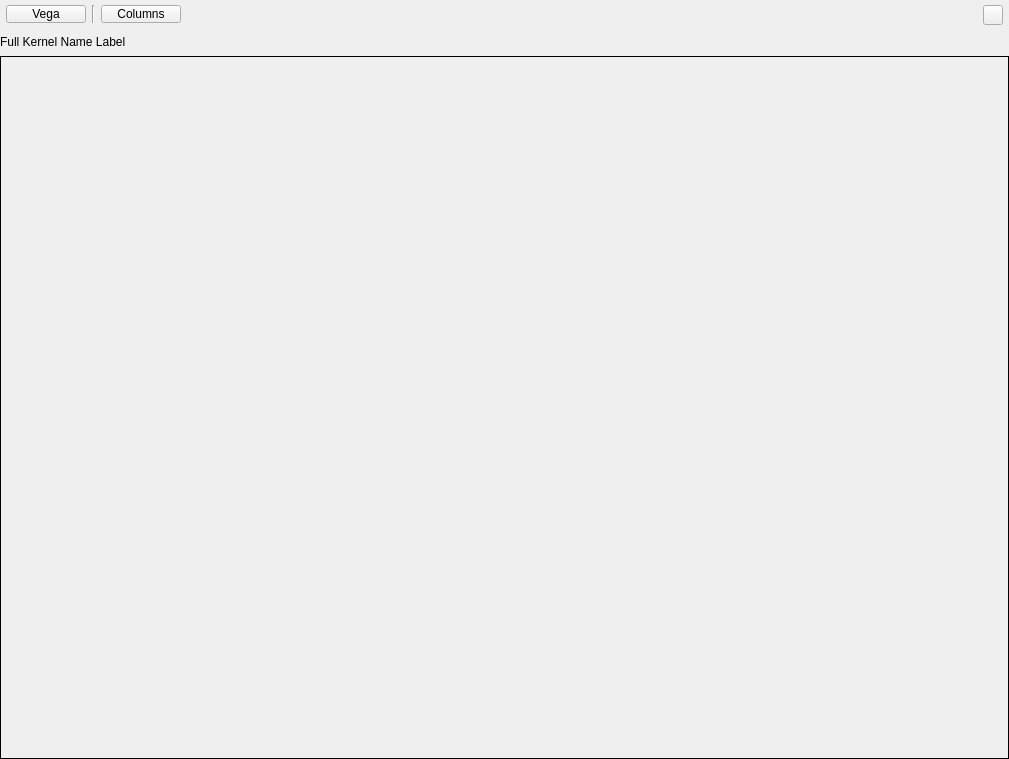
<?xml version="1.0" encoding="UTF-8"?>
<ui version="4.0">
 <class>RgIsaDisassemblyView</class>
 <widget class="QWidget" name="rgIsaDisassemblyView">
  <property name="geometry">
   <rect>
    <x>0</x>
    <y>0</y>
    <width>1009</width>
    <height>759</height>
   </rect>
  </property>
  <property name="minimumSize">
   <size>
    <width>200</width>
    <height>0</height>
   </size>
  </property>
  <property name="windowTitle">
   <string>Form</string>
  </property>
  <property name="styleSheet">
   <string notr="true"/>
  </property>
  <layout class="QVBoxLayout" name="verticalLayout">
   <property name="spacing">
    <number>0</number>
   </property>
   <property name="leftMargin">
    <number>0</number>
   </property>
   <property name="topMargin">
    <number>0</number>
   </property>
   <property name="rightMargin">
    <number>0</number>
   </property>
   <property name="bottomMargin">
    <number>0</number>
   </property>
   <item>
    <layout class="QHBoxLayout" name="horizontalLayout">
     <property name="sizeConstraint">
      <enum>QLayout::SetDefaultConstraint</enum>
     </property>
     <property name="leftMargin">
      <number>0</number>
     </property>
     <item>
      <widget class="RgIsaDisassemblyViewTitlebar" name="viewTitlebar" native="true">
       <property name="minimumSize">
        <size>
         <width>40</width>
         <height>28</height>
        </size>
       </property>
       <property name="maximumSize">
        <size>
         <width>16777215</width>
         <height>28</height>
        </size>
       </property>
       <property name="styleSheet">
        <string notr="true"/>
       </property>
       <layout class="QHBoxLayout" name="horizontalLayout_2">
        <property name="spacing">
         <number>6</number>
        </property>
        <property name="leftMargin">
         <number>6</number>
        </property>
        <property name="topMargin">
         <number>5</number>
        </property>
        <property name="rightMargin">
         <number>6</number>
        </property>
        <property name="bottomMargin">
         <number>5</number>
        </property>
        <item>
         <widget class="ArrowIconComboBox" name="targetGpuPushButton">
          <property name="minimumSize">
           <size>
            <width>55</width>
            <height>0</height>
           </size>
          </property>
          <property name="maximumSize">
           <size>
            <width>225</width>
            <height>16777215</height>
           </size>
          </property>
          <property name="text">
           <string>Vega</string>
          </property>
         </widget>
        </item>
        <item>
         <widget class="Line" name="line_dropdown_separator_1">
          <property name="orientation">
           <enum>Qt::Vertical</enum>
          </property>
         </widget>
        </item>
        <item>
         <widget class="ArrowIconComboBox" name="columnVisibilityArrowPushButton">
          <property name="minimumSize">
           <size>
            <width>80</width>
            <height>0</height>
           </size>
          </property>
          <property name="maximumSize">
           <size>
            <width>225</width>
            <height>16777215</height>
           </size>
          </property>
          <property name="styleSheet">
           <string notr="true"/>
          </property>
          <property name="text">
           <string>Columns</string>
          </property>
         </widget>
        </item>
        <item>
         <spacer name="horizontalSpacer">
          <property name="orientation">
           <enum>Qt::Horizontal</enum>
          </property>
          <property name="sizeHint" stdset="0">
           <size>
            <width>40</width>
            <height>20</height>
           </size>
          </property>
         </spacer>
        </item>
        <item>
         <widget class="QPushButton" name="viewMaximizeButton">
          <property name="minimumSize">
           <size>
            <width>20</width>
            <height>20</height>
           </size>
          </property>
          <property name="maximumSize">
           <size>
            <width>20</width>
            <height>20</height>
           </size>
          </property>
          <property name="text">
           <string/>
          </property>
         </widget>
        </item>
       </layout>
      </widget>
     </item>
    </layout>
   </item>
   <item>
    <layout class="QHBoxLayout" name="horizontalLayout_4">
     <item>
      <widget class="QLabel" name="kernelNameLabel">
       <property name="minimumSize">
        <size>
         <width>100</width>
         <height>28</height>
        </size>
       </property>
       <property name="maximumSize">
        <size>
         <width>16777215</width>
         <height>28</height>
        </size>
       </property>
       <property name="layoutDirection">
        <enum>Qt::LeftToRight</enum>
       </property>
       <property name="text">
        <string>Full Kernel Name Label</string>
       </property>
       <property name="scaledContents">
        <bool>false</bool>
       </property>
       <property name="alignment">
        <set>Qt::AlignLeading|Qt::AlignLeft|Qt::AlignVCenter</set>
       </property>
      </widget>
     </item>
     <item>
      <spacer name="horizontalSpacer_2">
       <property name="orientation">
        <enum>Qt::Horizontal</enum>
       </property>
       <property name="sizeHint" stdset="0">
        <size>
         <width>40</width>
         <height>20</height>
        </size>
       </property>
      </spacer>
     </item>
    </layout>
   </item>
   <item>
    <widget class="QFrame" name="frame">
     <property name="sizePolicy">
      <sizepolicy hsizetype="Preferred" vsizetype="Expanding">
       <horstretch>0</horstretch>
       <verstretch>0</verstretch>
      </sizepolicy>
     </property>
     <property name="maximumSize">
      <size>
       <width>16777215</width>
       <height>16777215</height>
      </size>
     </property>
     <property name="styleSheet">
      <string notr="true">border: 1px solid black;</string>
     </property>
     <property name="frameShape">
      <enum>QFrame::StyledPanel</enum>
     </property>
     <property name="frameShadow">
      <enum>QFrame::Raised</enum>
     </property>
     <layout class="QHBoxLayout" name="horizontalLayout_3">
      <property name="spacing">
       <number>0</number>
      </property>
      <property name="leftMargin">
       <number>0</number>
      </property>
      <property name="topMargin">
       <number>0</number>
      </property>
      <property name="rightMargin">
       <number>0</number>
      </property>
      <property name="bottomMargin">
       <number>0</number>
      </property>
      <item>
       <widget class="QSplitter" name="verticalSplitterWidget">
        <property name="styleSheet">
         <string notr="true">border: none;</string>
        </property>
        <property name="orientation">
         <enum>Qt::Vertical</enum>
        </property>
        <property name="handleWidth">
         <number>0</number>
        </property>
        <widget class="QStackedWidget" name="disassemblyTableHostWidget">
         <property name="styleSheet">
          <string notr="true">QStackedWidget#disassemblyTableHostWidget
{
border: none;
}</string>
         </property>
        </widget>
        <widget class="QStackedWidget" name="resourceUsageHostStackedWidget">
         <property name="sizePolicy">
          <sizepolicy hsizetype="Preferred" vsizetype="Maximum">
           <horstretch>0</horstretch>
           <verstretch>0</verstretch>
          </sizepolicy>
         </property>
         <property name="maximumSize">
          <size>
           <width>16777215</width>
           <height>16777215</height>
          </size>
         </property>
         <property name="styleSheet">
          <string notr="true">QStackedWidget#resourceUsageHostStackedWidget
{
border: none;
}</string>
         </property>
        </widget>
       </widget>
      </item>
     </layout>
    </widget>
   </item>
  </layout>
 </widget>
 <customwidgets>
  <customwidget>
   <class>ArrowIconComboBox</class>
   <extends>QPushButton</extends>
   <header location="global">qt_common/custom_widgets/arrow_icon_combo_box.h</header>
   <container>1</container>
  </customwidget>
  <customwidget>
   <class>RgIsaDisassemblyViewTitlebar</class>
   <extends>QWidget</extends>
   <header>rg_isa_disassembly_view_titlebar.h</header>
  </customwidget>
 </customwidgets>
 <resources/>
 <connections/>
</ui>
